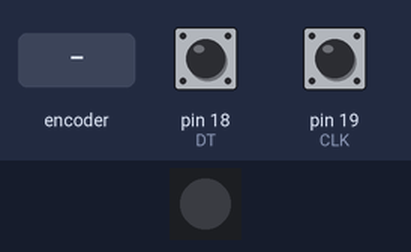
Bench run of a sketch on a simulated Arduino Uno, built with avr-gcc and run on an emulated ATmega328P. Parts: 1 RGB LEDs in strip order, left to right. The test bench sets the inputs (shaded band); at power-on: pin 18 (DT) HIGH, pin 19 (CLK) HIGH.

Above: at 1.2 s.
1.3 s: rotary encoder on pin 19 (CLK) / pin 18 (DT) turned 1 step (first pin leading)
At 1.7 s:
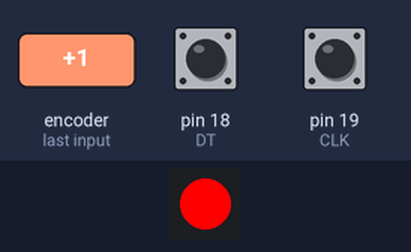
At 4.2 s:
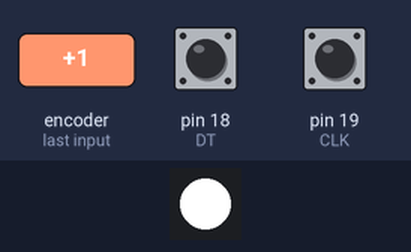
Timing chart, 0 to 5.7 s (numbered marks = the images above; inputs shaded):
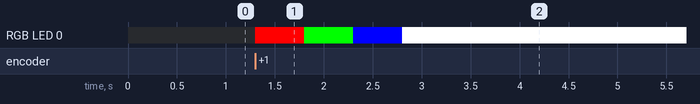

The sketch:

ENCODER_USAGE.ino
```cpp
#include <Adafruit_NeoPixel.h>

#define CLK 19
#define DT 18
#define SW 6
#define LED_PIN 10
#define LED_COUNT 1
#define DELAY 500

int counter = 0;
int currentStateCLK;
int lastStateCLK;
int mod;
String currentDir ="";

Adafruit_NeoPixel pixels(LED_COUNT, LED_PIN, NEO_GRB + NEO_KHZ800);

void setup() {

  // Set encoder pins as inputs
  pinMode(CLK,INPUT);
  pinMode(DT,INPUT);
  pinMode(SW, INPUT_PULLUP);

  pixels.begin();
  pixels.clear();

  Serial.begin(9600);
  lastStateCLK = digitalRead(CLK);
}

void loop() {

  currentStateCLK = digitalRead(CLK);

  if (currentStateCLK != lastStateCLK  && currentStateCLK == 0){
    if (digitalRead(DT) != currentStateCLK) {
      currentDir = "CW";
      CW_LED();
    }
    else {
      currentDir = "CCW";
      CCW_LED();
    }
  }

  else if (currentStateCLK == lastStateCLK  && currentStateCLK == 0){
    if (currentDir == "CW") {
      CW_LED();
    }
    else {
      CCW_LED();
    }
  }

  lastStateCLK = currentStateCLK;
  delay(1);
}

void CW_LED(){
  LED(255, 0, 0);
  LED(0, 255, 0);
  LED(0, 0, 255);
  LED(255, 255, 255);
}

void CCW_LED(){
  LED(255, 0, 0);
  LED(255, 255, 255);
  LED(0, 0, 255);
  LED(0, 255, 0);
}

void LED(int RED, int BLUE, int GREEN){
  pixels.clear();
  pixels.setPixelColor(0, pixels.Color(RED, BLUE, GREEN));
  pixels.show();
  delay(DELAY);
}
```

Measured:
- after the input at 1.3 s, RGB LED 0: off → RGB(255, 0, 0) at once, → RGB(0, 255, 0) 0.50 s later, → RGB(0, 0, 255) 0.50 s later, → RGB(255, 255, 255) 0.50 s later
